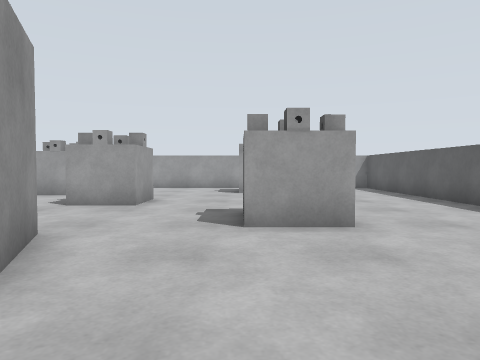
[1] (above)

16 first-person views from a walk through a world built for the Gazebo simulator. The camera is 0.94 m above the floor, tilts 2° down and sees 70° across. The floor is counted in squares, 1 m on a side. Each view is taken from the middle of a square. On the plan, view 1 faces up. The plan holds only what a view shows up to about 12 squares ahead; the rest is blank.

[2]
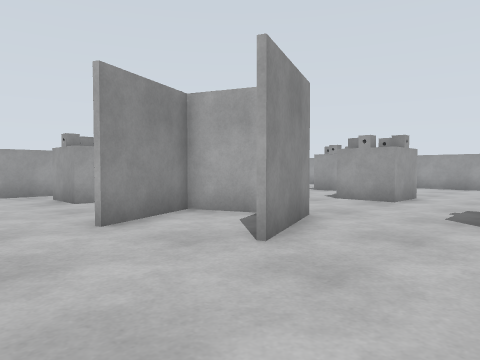

[3]
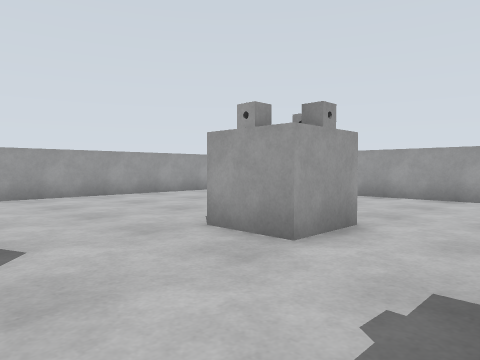

[4]
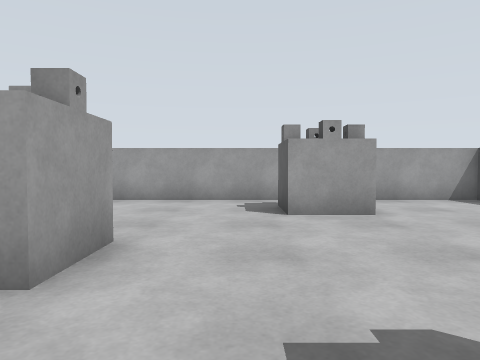

[5]
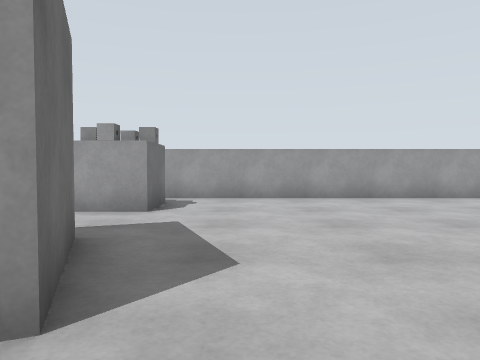

[6]
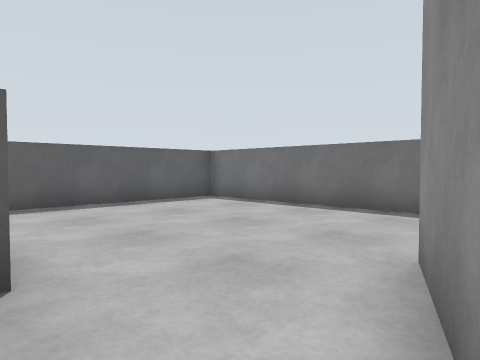

[7]
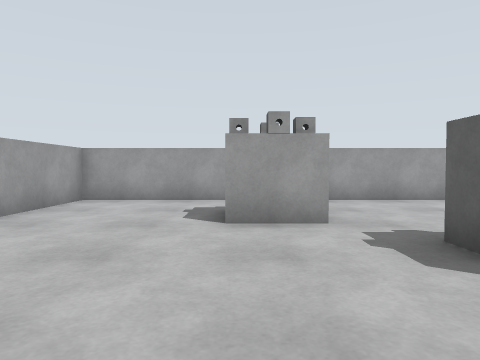

[8]
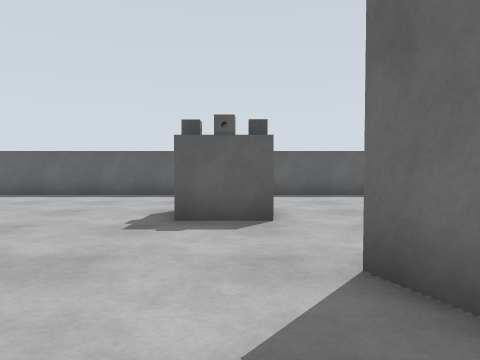

[9]
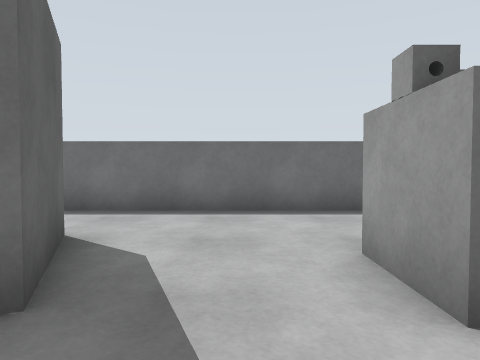

[10]
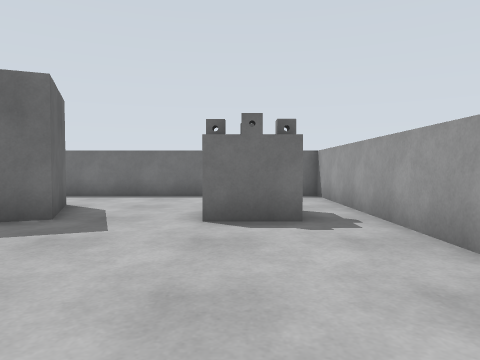

[11]
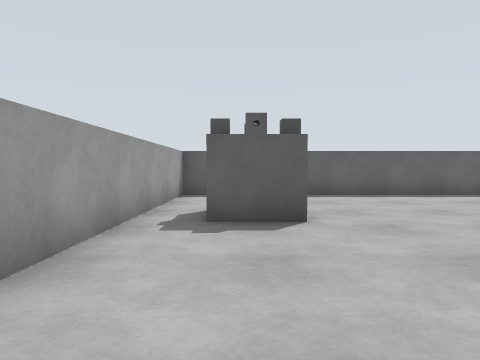

[12]
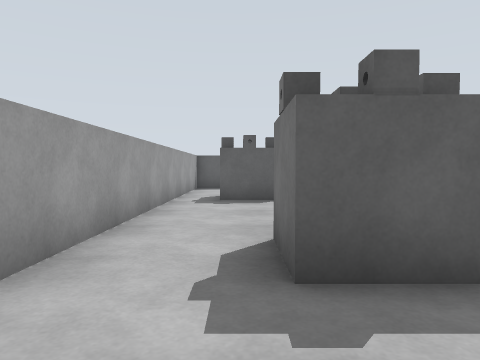

[13]
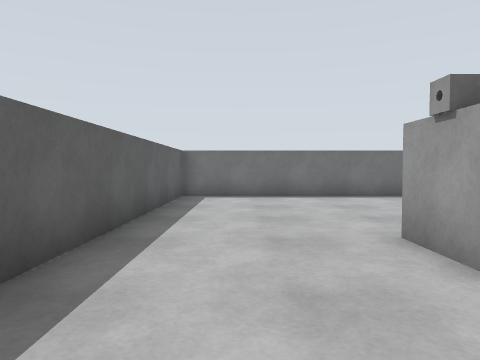

[14]
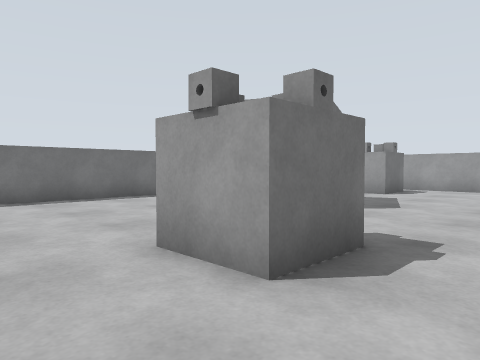

[15]
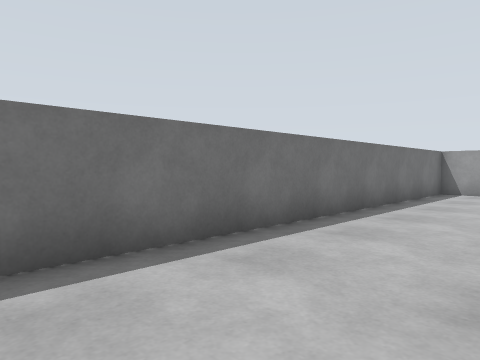

[16]
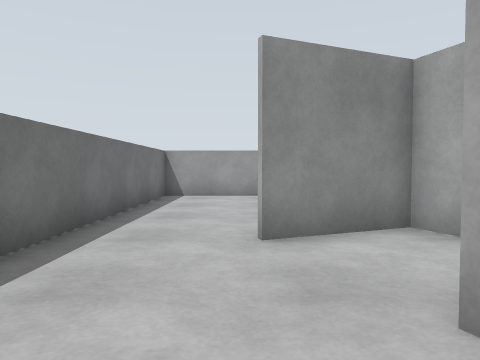

### Floor plan
Points are (right, up) in squares from view 1. A wall is a line through its corners. A room is listed if a view was taken in it or the views show most of it. See-through windows are left out.
Room 1 (views 1, 2, 3, 4, 5, 6, 7, 8, 9, 10, 11, 12, 13, 14, 15, 16)
walls: (-2.6, 9.3) (-3.1, 9.3); (-4, 9.3) (-4.5, 9.3); (-3.8, 4.4) (-5.4, 3.7) (-4.4, 1.2); (-4.4, 9.6) (-4.4, 10.4); (0, 7.2) (1.8, 7.2) (1.8, 5.4) (0, 5.4) (0, 7.2); (0.1, 6) (0.1, 6.5); (-2.6, 10.4) (-2.6, 8.6) (-4.5, 8.6); (0.6, 6.8) (0.6, 7.2); (0.6, 5.4) (0.6, 5.9); (1.2, 7.2) (1.2, 6.8); (1.4, 6.5) (1.9, 6.5); (-5.4, 11.8) (-7.2, 11.8) (-7.2, 13.6) (-5.5, 13.6); (-6.6, 11.8) (-6.6, 12.5) (-7.2, 12.5); (-5.5, 12.5) (-6, 12.5); (-4.5, 1.1) (-5.6, 3.8) (-2.9, 4.9) (-1.8, 2.2); (-9, 4.1) (-9, 3.6); (0.6, 12.8) (0.6, 13.2); (-8.8, 3.3) (-8.2, 3.3); (-7.2, 12.9) (-6.6, 12.9) (-6.6, 13.6); (-9, 2.8) (-9, 2.2); (0.4, 13.5) (-0.1, 13.5); (1.8, 12.8) (0, 12.8) (0, 14.6); (-10.1, 4) (-8.3, 4) (-8.3, 2.3) (-10.1, 2.3); (0.6, 14.1) (0.6, 14.6); (-10.1, 3.3) (-9.7, 3.3) (-9.7, 2.9); (1.8, 13.5) (1.4, 13.5); (-11.6, -1.5) (5.9, -1.5) (5.9, 16) (-11.6, 16) (-11.6, -1.5)

Positions as (right, up) in squares from view 1, and headings:
1: (0, 0), facing up
2: (1, -1), facing up-left
3: (0, 5), facing up-left
4: (-1, 6), facing up
5: (-1, 6), facing left
6: (-3, 6), facing down-right
7: (-7, 6), facing up
8: (-6, 6), facing right
9: (-7, 6), facing down
10: (-9, 10), facing down
11: (-6, 14), facing right
12: (-10, 14), facing right
13: (4, 10), facing down
14: (4, 9), facing down-left
15: (2, 2), facing down-left
16: (0, 1), facing left
